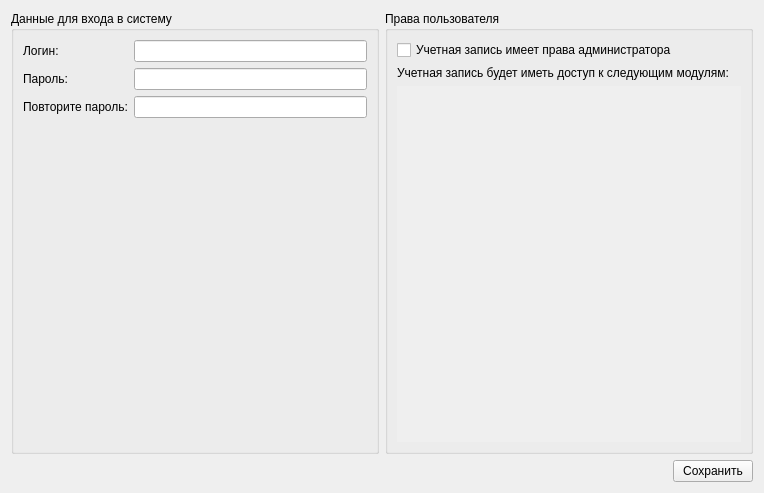
<?xml version="1.0" encoding="UTF-8"?>
<ui version="4.0">
 <class>UserEditWidget</class>
 <widget class="QWidget" name="UserEditWidget">
  <property name="geometry">
   <rect>
    <x>0</x>
    <y>0</y>
    <width>764</width>
    <height>493</height>
   </rect>
  </property>
  <property name="windowTitle">
   <string>Form</string>
  </property>
  <layout class="QVBoxLayout" name="verticalLayout_2">
   <item>
    <layout class="QHBoxLayout" name="horizontalLayout">
     <item>
      <widget class="QGroupBox" name="groupBox">
       <property name="title">
        <string>Данные для входа в систему</string>
       </property>
       <layout class="QFormLayout" name="formLayout">
        <property name="fieldGrowthPolicy">
         <enum>QFormLayout::AllNonFixedFieldsGrow</enum>
        </property>
        <item row="0" column="0">
         <widget class="QLabel" name="label">
          <property name="text">
           <string>Логин:</string>
          </property>
         </widget>
        </item>
        <item row="0" column="1">
         <widget class="QLineEdit" name="m_login"/>
        </item>
        <item row="1" column="0">
         <widget class="QLabel" name="label_3">
          <property name="text">
           <string>Пароль:</string>
          </property>
         </widget>
        </item>
        <item row="1" column="1">
         <widget class="QLineEdit" name="m_password">
          <property name="echoMode">
           <enum>QLineEdit::Password</enum>
          </property>
         </widget>
        </item>
        <item row="2" column="0">
         <widget class="QLabel" name="label_4">
          <property name="text">
           <string>Повторите пароль:</string>
          </property>
         </widget>
        </item>
        <item row="2" column="1">
         <widget class="QLineEdit" name="m_password2">
          <property name="echoMode">
           <enum>QLineEdit::Password</enum>
          </property>
         </widget>
        </item>
       </layout>
      </widget>
     </item>
     <item>
      <widget class="QGroupBox" name="groupBox_2">
       <property name="title">
        <string>Права пользователя</string>
       </property>
       <layout class="QVBoxLayout" name="verticalLayout_4">
        <item>
         <widget class="QCheckBox" name="m_isAdmin">
          <property name="text">
           <string>Учетная запись имеет права администратора</string>
          </property>
         </widget>
        </item>
        <item>
         <widget class="QWidget" name="m_rightArea" native="true">
          <property name="minimumSize">
           <size>
            <width>200</width>
            <height>0</height>
           </size>
          </property>
          <layout class="QVBoxLayout" name="verticalLayout_3">
           <property name="margin">
            <number>0</number>
           </property>
           <item>
            <widget class="QLabel" name="m_pluginAccessLabel">
             <property name="text">
              <string>Учетная запись будет иметь доступ к следующим модулям:</string>
             </property>
             <property name="textFormat">
              <enum>Qt::PlainText</enum>
             </property>
             <property name="wordWrap">
              <bool>true</bool>
             </property>
            </widget>
           </item>
           <item>
            <widget class="QScrollArea" name="scrollArea">
             <property name="frameShape">
              <enum>QFrame::Panel</enum>
             </property>
             <property name="lineWidth">
              <number>0</number>
             </property>
             <property name="widgetResizable">
              <bool>true</bool>
             </property>
             <property name="alignment">
              <set>Qt::AlignLeading|Qt::AlignLeft|Qt::AlignTop</set>
             </property>
             <widget class="QWidget" name="m_scrollAreaWidgetContents">
              <property name="geometry">
               <rect>
                <x>0</x>
                <y>0</y>
                <width>375</width>
                <height>326</height>
               </rect>
              </property>
              <layout class="QVBoxLayout" name="verticalLayout_5">
               <property name="margin">
                <number>0</number>
               </property>
               <item>
                <layout class="QVBoxLayout" name="verticalLayout">
                 <item>
                  <spacer name="verticalSpacer">
                   <property name="orientation">
                    <enum>Qt::Vertical</enum>
                   </property>
                   <property name="sizeHint" stdset="0">
                    <size>
                     <width>20</width>
                     <height>40</height>
                    </size>
                   </property>
                  </spacer>
                 </item>
                </layout>
               </item>
              </layout>
             </widget>
            </widget>
           </item>
          </layout>
         </widget>
        </item>
       </layout>
      </widget>
     </item>
    </layout>
   </item>
   <item>
    <layout class="QHBoxLayout" name="horizontalLayout_4">
     <item>
      <spacer name="horizontalSpacer_2">
       <property name="orientation">
        <enum>Qt::Horizontal</enum>
       </property>
       <property name="sizeHint" stdset="0">
        <size>
         <width>40</width>
         <height>20</height>
        </size>
       </property>
      </spacer>
     </item>
     <item>
      <widget class="QPushButton" name="m_save">
       <property name="text">
        <string>Сохранить</string>
       </property>
      </widget>
     </item>
    </layout>
   </item>
  </layout>
 </widget>
 <resources/>
 <connections/>
</ui>
